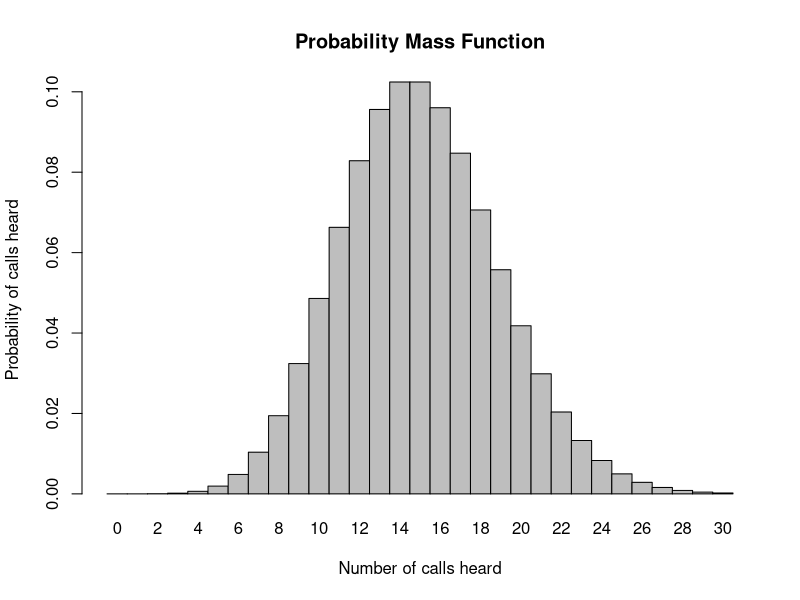
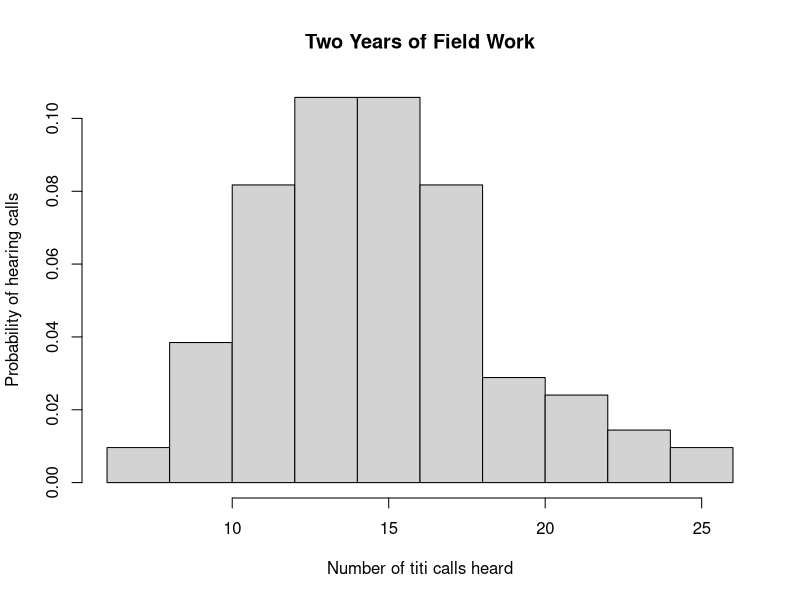

R code for these plots, in order: (Note: this script raises an error after producing the figures.)
## ---- chunk 1
knitr::opts_chunk$set(echo = TRUE)
## ---- chunk 2
1- ppois(q=8, lambda = 15)

## ---- chunk 3
ppois(q=0, lambda = 15)
          #OR
dpois(x=0, lambda = 15)

## ---- chunk 4
dpois(x=3, lambda = 15)

## ---- chunk 5
titi <- dpois(x=0:30, lambda = 15)
barplot(titi, names.arg = 0:30, space = 0, xlab = "Number of calls heard", ylab = "Probability of calls heard", main = "Probability Mass Function")

## ---- chunk 6
two_yrs <- rpois(n=104, lambda = 15)

## ---- chunk 7
par(1, 2)


hist(two_yrs, probability = TRUE, main = "Two Years of Field Work", xlab = "Number of titi calls heard", ylab = "Probability of hearing calls") + xlim(0, 30)

titi <- dpois(x=0:30, lambda = 15)
barplot(titi, names.arg = 0:30, space = 0, xlab = "Number of calls heard", ylab = "Probability of calls heard", main = "Probability Mass Function")

